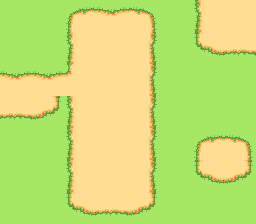

This game map was drawn from its Tiled (.tmx) file and the tilesets committed beside it. A one-line description and the full map source follow:
An orthogonal 8x7 tile map with 32x32 px tiles, 1 tile layer (Tile Layer 1).

<map version="1.10" tiledversion="1.11.2" orientation="orthogonal" renderorder="right-down" width="8" height="7" tilewidth="32" tileheight="32" infinite="0" nextlayerid="2" nextobjectid="1">
 <tileset firstgid="1" source="atlas.tsx" />
 <layer id="1" name="Tile Layer 1" width="8" height="7">
  <data encoding="csv">
1,1,2,3,4,1,5,6,
1,1,5,6,7,1,8,9,
3,3,11,6,7,1,1,1,
9,10,5,6,7,1,1,1,
1,1,5,6,7,1,2,4,
1,1,5,6,7,1,8,10,
1,1,8,9,10,1,1,1
</data>
 </layer>
</map>
